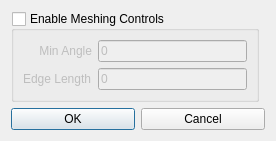
<?xml version="1.0" encoding="UTF-8"?>
<ui version="4.0">
 <class>qtCMBSceneArcPolygonMeshingDialog</class>
 <widget class="QDialog" name="qtCMBSceneArcPolygonMeshingDialog">
  <property name="windowModality">
   <enum>Qt::ApplicationModal</enum>
  </property>
  <property name="geometry">
   <rect>
    <x>0</x>
    <y>0</y>
    <width>276</width>
    <height>141</height>
   </rect>
  </property>
  <property name="windowTitle">
   <string>Polygon Options</string>
  </property>
  <layout class="QGridLayout">
   <item row="3" column="0" colspan="2">
    <layout class="QHBoxLayout">
     <item>
      <widget class="QPushButton" name="okButton">
       <property name="text">
        <string>OK</string>
       </property>
      </widget>
     </item>
     <item>
      <widget class="QPushButton" name="cancelButton">
       <property name="text">
        <string>Cancel</string>
       </property>
      </widget>
     </item>
    </layout>
   </item>
   <item row="1" column="0">
    <widget class="QGroupBox" name="groupBox">
     <property name="title">
      <string>Enable Meshing Controls</string>
     </property>
     <property name="checkable">
      <bool>true</bool>
     </property>
     <property name="checked">
      <bool>false</bool>
     </property>
     <layout class="QGridLayout">
      <item row="0" column="0">
       <widget class="QLabel" name="label">
        <property name="toolTip">
         <string>Radius is in world coordinates.</string>
        </property>
        <property name="text">
         <string>Min Angle</string>
        </property>
        <property name="alignment">
         <set>Qt::AlignLeading|Qt::AlignLeft|Qt::AlignRight|Qt::AlignTrailing|Qt::AlignVCenter</set>
        </property>
       </widget>
      </item>
      <item row="1" column="0">
       <widget class="QLabel" name="label_2">
        <property name="text">
         <string>Edge Length</string>
        </property>
       </widget>
      </item>
      <item row="0" column="1">
       <widget class="QLineEdit" name="MinAngle">
        <property name="text">
         <string>0</string>
        </property>
       </widget>
      </item>
      <item row="1" column="1">
       <widget class="QLineEdit" name="EdgeLength">
        <property name="text">
         <string>0</string>
        </property>
       </widget>
      </item>
     </layout>
    </widget>
   </item>
  </layout>
 </widget>
 <resources/>
 <connections>
  <connection>
   <sender>okButton</sender>
   <signal>clicked()</signal>
   <receiver>qtCMBSceneArcPolygonMeshingDialog</receiver>
   <slot>accept()</slot>
   <hints>
    <hint type="sourcelabel">
     <x>278</x>
     <y>253</y>
    </hint>
    <hint type="destinationlabel">
     <x>96</x>
     <y>254</y>
    </hint>
   </hints>
  </connection>
  <connection>
   <sender>cancelButton</sender>
   <signal>clicked()</signal>
   <receiver>qtCMBSceneArcPolygonMeshingDialog</receiver>
   <slot>reject()</slot>
   <hints>
    <hint type="sourcelabel">
     <x>369</x>
     <y>253</y>
    </hint>
    <hint type="destinationlabel">
     <x>179</x>
     <y>282</y>
    </hint>
   </hints>
  </connection>
 </connections>
</ui>
